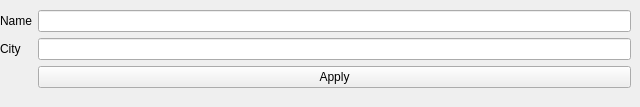
<?xml version="1.0" encoding="UTF-8"?>
<ui version="4.0">
 <class>addTeamWindow</class>
 <widget class="QMainWindow" name="addTeamWindow">
  <property name="geometry">
   <rect>
    <x>0</x>
    <y>0</y>
    <width>640</width>
    <height>107</height>
   </rect>
  </property>
  <property name="windowTitle">
   <string>Add Team</string>
  </property>
  <widget class="QWidget" name="centralwidget">
   <widget class="QWidget" name="layoutWidget">
    <property name="geometry">
     <rect>
      <x>0</x>
      <y>10</y>
      <width>631</width>
      <height>89</height>
     </rect>
    </property>
    <layout class="QFormLayout" name="formLayout">
     <item row="0" column="0">
      <widget class="QLabel" name="nameLabel">
       <property name="text">
        <string>Name</string>
       </property>
      </widget>
     </item>
     <item row="1" column="0">
      <widget class="QLabel" name="cityLabel">
       <property name="text">
        <string>City</string>
       </property>
      </widget>
     </item>
     <item row="2" column="1">
      <widget class="QPushButton" name="applyButton">
       <property name="text">
        <string>Apply</string>
       </property>
      </widget>
     </item>
     <item row="0" column="1">
      <widget class="QLineEdit" name="nameInput"/>
     </item>
     <item row="1" column="1">
      <widget class="QLineEdit" name="cityInput"/>
     </item>
    </layout>
   </widget>
  </widget>
 </widget>
 <resources/>
 <connections/>
</ui>
